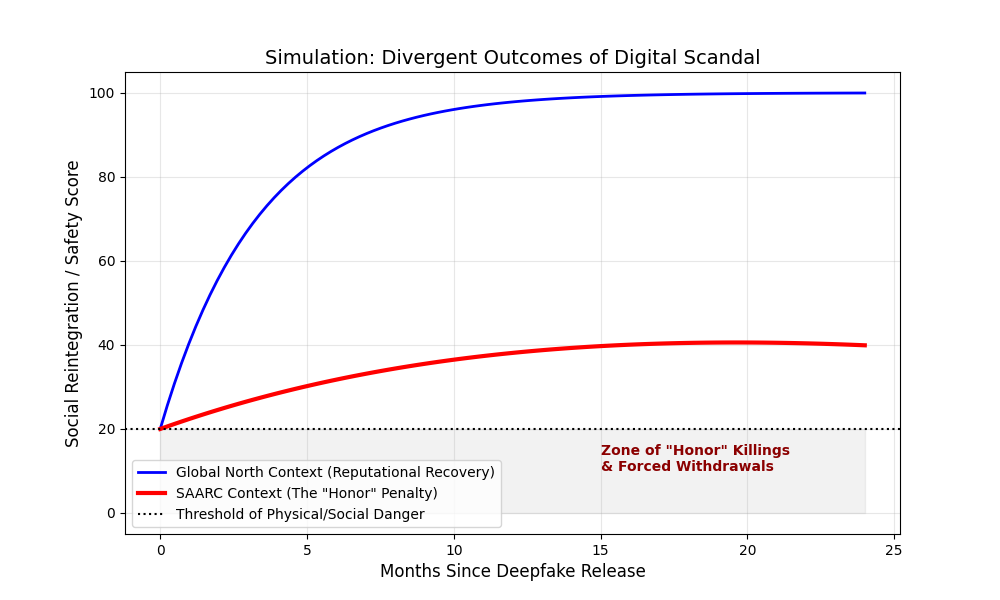

Generate this figure with Python:
import matplotlib.pyplot as plt
import numpy as np

# Time steps (Months after a Deepfake incident)
t = np.linspace(0, 24, 100)

# Model: Social Reintegration Score (0 = Ostracized, 100 = Normal Life)
# Western Context: Exponential recovery (News cycle moves on)
# South Asian Context: "Honor" accumulation (Stigma creates a feedback loop)

def western_recovery(t):
    return 100 - (80 * np.exp(-0.3 * t)) # Recovers over time

def saarc_stigma(t):
    return 100 - (80 * np.exp(-0.05 * t)) - (1.5 * t) # Decays further due to family shame

western = western_recovery(t)
saarc = saarc_stigma(t)

plt.figure(figsize=(10, 6))

plt.plot(t, western, color='blue', linewidth=2, label='Global North Context (Reputational Recovery)')
plt.plot(t, saarc, color='red', linewidth=3, label='SAARC Context (The "Honor" Penalty)')

# Threshold of "Offline Harm"
plt.axhline(y=20, color='black', linestyle=':', label='Threshold of Physical/Social Danger')
plt.fill_between(t, 0, 20, color='gray', alpha=0.1)

plt.title('Simulation: Divergent Outcomes of Digital Scandal', fontsize=14)
plt.ylabel('Social Reintegration / Safety Score', fontsize=12)
plt.xlabel('Months Since Deepfake Release', fontsize=12)
plt.text(15, 10, 'Zone of "Honor" Killings\n& Forced Withdrawals', fontsize=10, color='darkred', fontweight='bold')

plt.legend()
plt.grid(alpha=0.3)
plt.show()
